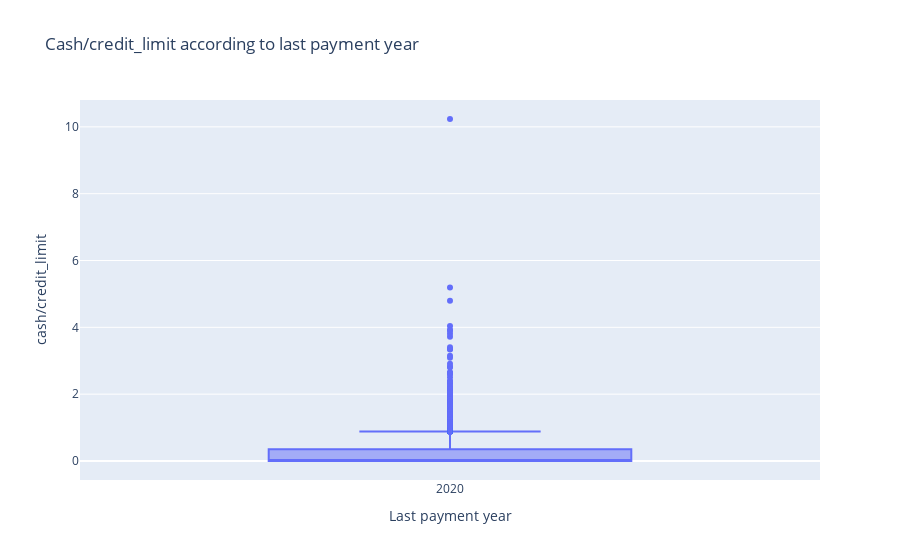

Notebook source saved alongside this figure:
### Code cell
#In cash/credi_limit there is a outlier that stand out from the others
fig = px.box(df, x="Last payment year", y="cash/credit_limit", title="Cash/credit_limit according to last payment year")
fig.show()

### Figure 1 — Plotly figure (JSON) as saved in the notebook; plotly's stock layout.template omitted (floating-point values rounded to 4 significant figures; data arrays with more than 128 entries replaced by an {"elided": "..."} marker saying what was removed)
{"data": [{"alignmentgroup": "True", "hovertemplate": "Last payment year=%{x}<br>cash/credit_limit=%{y}<extra></extra>", "legendgroup": "", "marker": {"color": "#636efa"}, "name": "", "notched": false, "offsetgroup": "", "orientation": "v", "showlegend": false, "type": "box", "x": {"elided": "8950 int values"}, "x0": " ", "xaxis": "x", "y": {"elided": "8950 float values"}, "y0": " ", "yaxis": "y"}], "layout": {"boxmode": "group", "legend": {"tracegroupgap": 0}, "title": {"text": "Cash/credit_limit according to last payment year"}, "xaxis": {"anchor": "y", "domain": [0, 1], "title": {"text": "Last payment year"}}, "yaxis": {"anchor": "x", "domain": [0, 1], "title": {"text": "cash/credit_limit"}}}}
